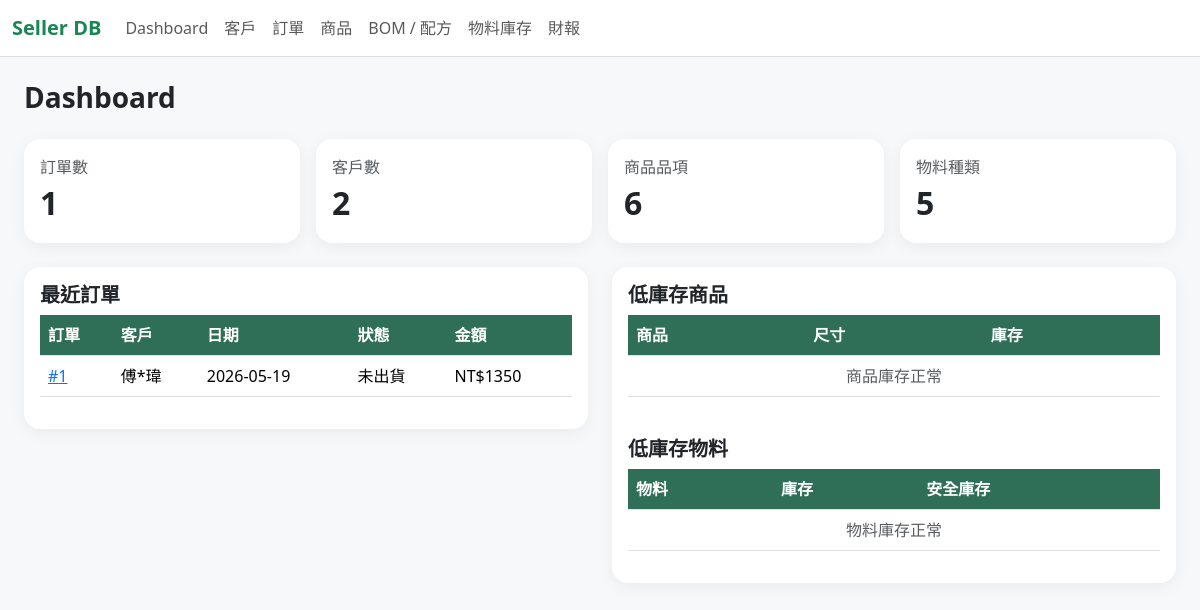
Before: / with the older database file.
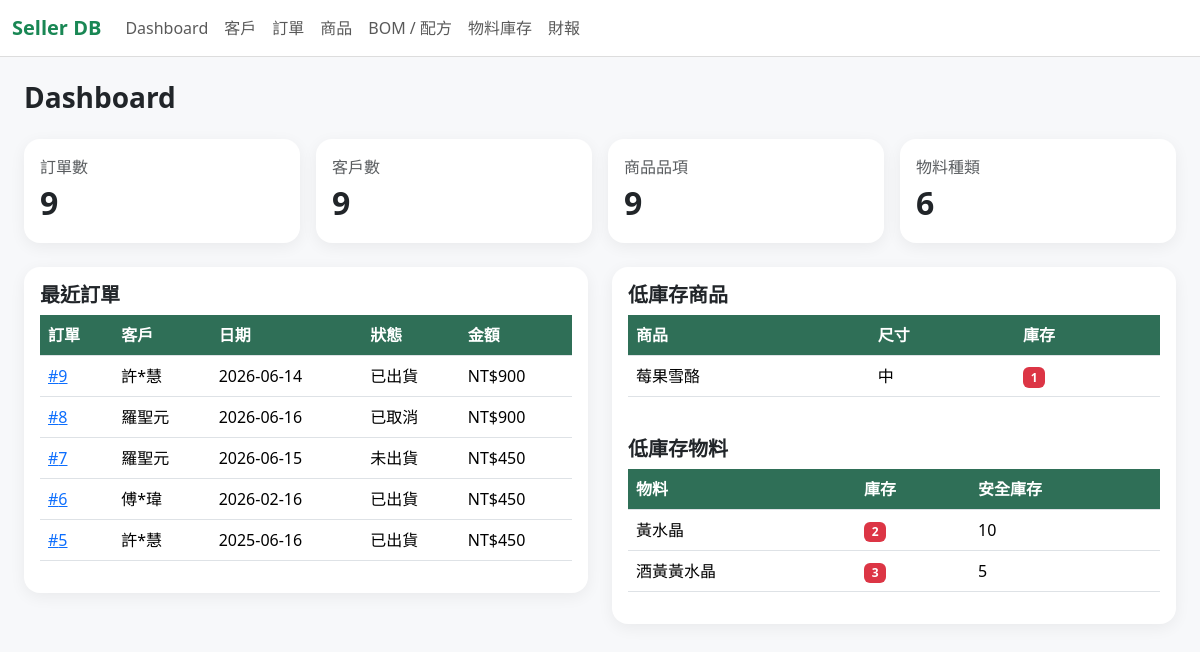
After: the same page with the newer database file.
### tables this page shows
CREATE TABLE "ORDER" (oID TEXT PRIMARY KEY UNIQUE, phone_number TEXT (10) REFERENCES CUSTOMER (phone_number) ON DELETE RESTRICT ON UPDATE CASCADE CHECK (length("phone_number") = 10 AND "phone_number" NOT GLOB '*[^0-9]*'), order_time TEXT CHECK (length(order_time) = 10 AND order_time LIKE '____-__-__'), state TEXT CHECK (state IN ('未出貨', '已出貨', '已取消')), total_amount INTEGER, price NUMERIC, ship_time TEXT CHECK ((length(ship_time) = 10 AND ship_time LIKE '____-__-__') OR ship_time IS NULL OR ship_time = ''));

CREATE TABLE CUSTOMER (phone_number TEXT (10) PRIMARY KEY UNIQUE CHECK (length("phone_number") = 10 AND "phone_number" NOT GLOB '*[^0-9]*'), name TEXT, gender TEXT CHECK (gender IN ('男', '女', '其他')), age INTEGER, platform TEXT, area TEXT);

CREATE TABLE PRODUCT (iID TEXT PRIMARY KEY UNIQUE, size TEXT CHECK (size IN ('大', '中', '小')), i_name TEXT, cost NUMERIC, suggested_price NUMERIC, real_price NUMERIC, profits NUMERIC, available INTEGER);

CREATE TABLE MATERIAL_INVENTORY (mID TEXT PRIMARY KEY UNIQUE, m_name TEXT, m_size NUMERIC, wholesale_price NUMERIC, store TEXT, purchase_date TEXT CHECK (length(purchase_date) = 10 AND purchase_date LIKE '____-__-__'), unit_price NUMERIC, stock INTEGER, safe_stock INTEGER, note TEXT);

### app.py (the view)
@app.route("/")
def dashboard():
    db = get_db()
    order_count = db.execute('SELECT COUNT(*) AS c FROM "ORDER"').fetchone()["c"]
    customer_count = db.execute("SELECT COUNT(*) AS c FROM CUSTOMER").fetchone()["c"]
    product_count = db.execute("SELECT COUNT(*) AS c FROM PRODUCT WHERE TRIM(COALESCE(iID, '')) != ''").fetchone()["c"]
    material_count = db.execute("SELECT COUNT(*) AS c FROM MATERIAL_INVENTORY WHERE TRIM(COALESCE(mID, '')) != ''").fetchone()["c"]
    low_materials = db.execute('''
        SELECT * FROM MATERIAL_INVENTORY
        WHERE TRIM(COALESCE(mID, '')) != ''
          AND CAST(COALESCE(NULLIF(stock, ''), '0') AS INTEGER) <= CAST(COALESCE(NULLIF(safe_stock, ''), '0') AS INTEGER)
        ORDER BY CAST(COALESCE(NULLIF(stock, ''), '0') AS INTEGER) ASC
    ''').fetchall()
    low_products = db.execute('''
        SELECT * FROM PRODUCT
        WHERE TRIM(COALESCE(iID, '')) != ''
          AND CAST(COALESCE(NULLIF(available, ''), '0') AS INTEGER) <= 1
        ORDER BY CAST(COALESCE(NULLIF(available, ''), '0') AS INTEGER) ASC
    ''').fetchall()
    recent_orders = db.execute('''
        SELECT o.*, c.name
        FROM "ORDER" o
        JOIN CUSTOMER c ON c.phone_number = o.phone_number
        ORDER BY CAST(o.oID AS INTEGER) DESC
        LIMIT 5
    ''').fetchall()
    return render_template(
        "dashboard.html",
        order_count=order_count,
        customer_count=customer_count,
        product_count=product_count,
        material_count=material_count,
        low_materials=low_materials,
        low_products=low_products,
        recent_orders=recent_orders,
    )

### app.py (called while the page is built)
def get_db():
    if "db" not in g:
        g.db = sqlite3.connect(DB_PATH, timeout=10.0)
        g.db.row_factory = sqlite3.Row
        g.db.execute("PRAGMA foreign_keys = ON")
        g.db.execute("PRAGMA journal_mode = WAL")
        g.db.execute("PRAGMA synchronous = NORMAL")
    return g.db

### templates/dashboard.html
{% extends "base.html" %}
{% block content %}
<h3 class="fw-bold mb-4">Dashboard</h3>
<div class="row g-3 mb-4">
    <div class="col-md-3"><div class="card p-3"><div class="text-muted">訂單數</div><div class="fs-2 fw-bold">{{ order_count }}</div></div></div>
    <div class="col-md-3"><div class="card p-3"><div class="text-muted">客戶數</div><div class="fs-2 fw-bold">{{ customer_count }}</div></div></div>
    <div class="col-md-3"><div class="card p-3"><div class="text-muted">商品品項</div><div class="fs-2 fw-bold">{{ product_count }}</div></div></div>
    <div class="col-md-3"><div class="card p-3"><div class="text-muted">物料種類</div><div class="fs-2 fw-bold">{{ material_count }}</div></div></div>
</div>
<div class="row g-4">
    <div class="col-lg-6"><div class="card p-3"><h5 class="fw-bold">最近訂單</h5><table class="table table-hover"><thead><tr><th>訂單</th><th>客戶</th><th>日期</th><th>狀態</th><th>金額</th></tr></thead><tbody>{% for o in recent_orders %}<tr><td><a href="{{ url_for('order_detail', oID=o.oID) }}">#{{ o.oID }}</a></td><td>{{ o.name }}</td><td>{{ o.order_time }}</td><td>{{ o.state }}</td><td>NT${{ o.price }}</td></tr>{% else %}<tr><td colspan="5" class="text-center text-muted">目前沒有訂單</td></tr>{% endfor %}</tbody></table></div></div>
    <div class="col-lg-6"><div class="card p-3"><h5 class="fw-bold">低庫存商品</h5><table class="table table-hover"><thead><tr><th>商品</th><th>尺寸</th><th>庫存</th></tr></thead><tbody>{% for p in low_products %}<tr><td>{{ p.i_name }}</td><td>{{ p.size }}</td><td><span class="badge text-bg-danger">{{ p.available }}</span></td></tr>{% else %}<tr><td colspan="3" class="text-center text-muted">商品庫存正常</td></tr>{% endfor %}</tbody></table><h5 class="fw-bold mt-4">低庫存物料</h5><table class="table table-hover"><thead><tr><th>物料</th><th>庫存</th><th>安全庫存</th></tr></thead><tbody>{% for m in low_materials %}<tr><td>{{ m.m_name }}</td><td><span class="badge text-bg-danger">{{ m.stock }}</span></td><td>{{ m.safe_stock }}</td></tr>{% else %}<tr><td colspan="3" class="text-center text-muted">物料庫存正常</td></tr>{% endfor %}</tbody></table></div></div>
</div>
{% endblock %}

Changed rows visible on the page:
no longer on this page (row unchanged): ORDER: oID "1", name "傅*瑋", order_time "2026-05-19", state "未出貨", price "1350"
added ORDER: oID "9", name "許*慧", order_time "2026-06-14", state "已出貨", price "900"
added ORDER: oID "8", name "羅聖元", order_time "2026-06-16", state "已取消", price "900"
added ORDER: oID "7", name "羅聖元", order_time "2026-06-15", state "未出貨", price "450"
added ORDER: oID "6", name "傅*瑋", order_time "2026-02-16", state "已出貨", price "450"
added ORDER: oID "5", name "許*慧", order_time "2025-06-16", state "已出貨", price "450"
now on this page (row edited): PRODUCT: i_name "莓果雪酪", size "中", available "1"
now on this page (row edited): MATERIAL_INVENTORY: m_name "黃水晶", stock "2", safe_stock "10"
now on this page (row edited): MATERIAL_INVENTORY: m_name "酒黃黃水晶", stock "3", safe_stock "5"
Other visible differences:
{{ order_count }}: "1" → "9"
{{ customer_count }}: "2" → "9"
{{ product_count }}: "6" → "9"
{{ material_count }}: "5" → "6"
text no longer shown: "商品庫存正常 物料庫存正常"
